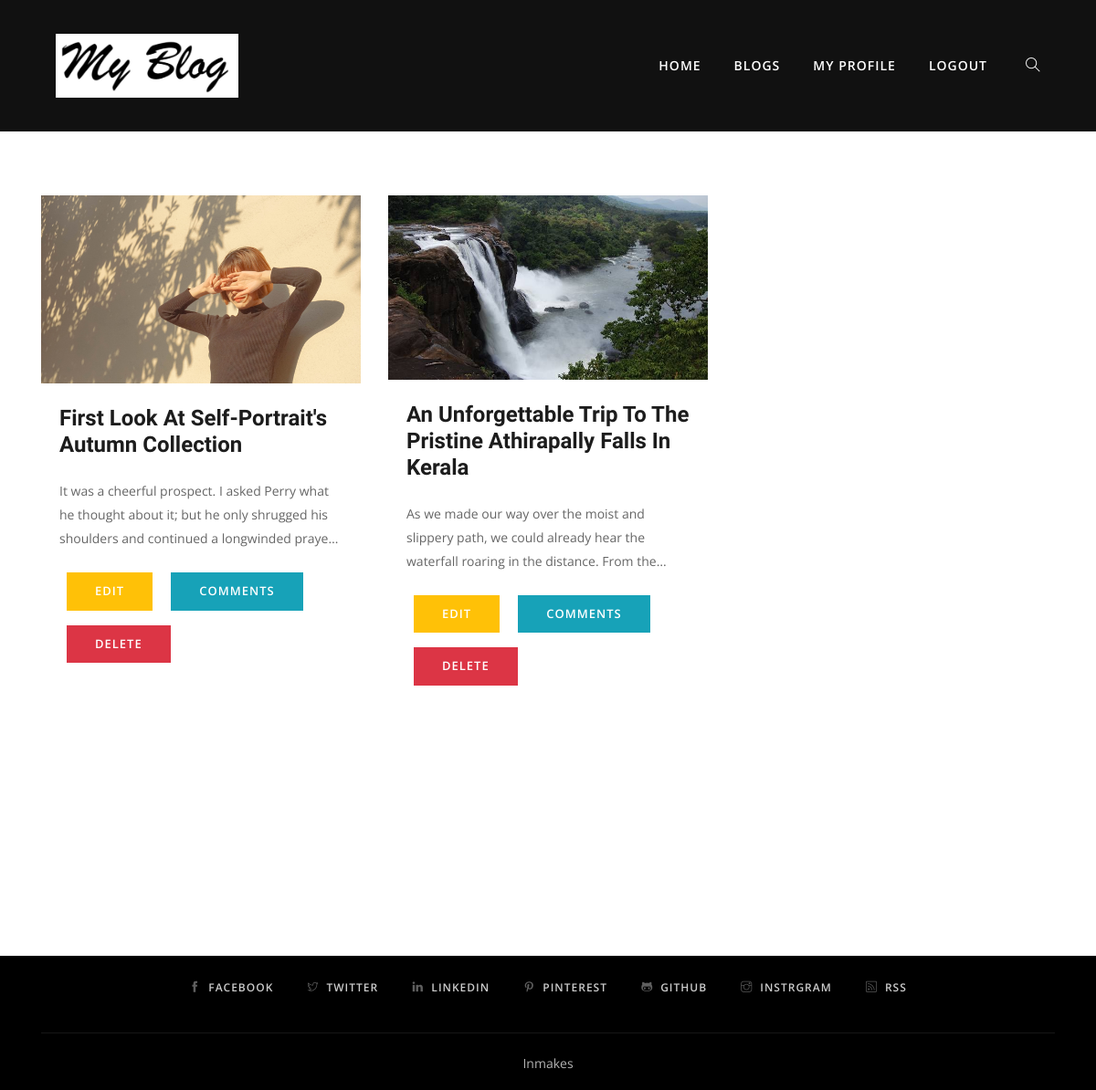
The page /blogUser/BlogsActions/ (signed in) on the database its author committed.
### Userapp/models.py (models this page shows, shortened)
class UserBlogs(models.Model):
    title = models.CharField(max_length=200,null=True)
    blog_image = models.ImageField(upload_to='blog_media', null=True)
    description = models.TextField(max_length=10000, null=True)
    username = models.CharField(max_length=200, null=True)
    status = models.CharField(default='True',max_length=100,null=True)

### Userapp/views.py (the view)
# urls.py: path('BlogsActions/',views.BlogsActions,name='BlogsActions'),
@login_required()
def BlogsActions(request):
    username = request.session['username']
    blogs = []
    if request.user.is_authenticated:
        blogs = UserBlogs.objects.filter(username=username)
    else:
        messages.error(request, 'Please login first')
    return render(request,'blogUser/BlogsActions.html',{'username':username,'blogs':blogs})

### Templates/blogUser/BlogsActions.html (shortened to what this page needs)
{% extends 'blogUser/userindex.html' %}
{% load static %}
{% block content %}
    <section class="section-padding">
        <div class="container">
            <div class="row">
                <div class="col-lg-12 col-md-12 col-sm-12 col-xs-12">
                    <div class="row">
                          {% for blog in blogs %}
                                <div class="col-lg-4 col-md-6 col-sm-6">
                                    <article class="post-grid mb-5 ">
                                        <img src="{{ blog.blog_image.url }}" alt="" class="img-fluid w-100">
                                        <div class="post-content-grid">
                                            <h3 class="post-title mt-1">{{ blog.title }}</h3>
                                            <div class="cutoff-text">
                                                <p class="cutoff-text">{{ blog.description }}</p>
                                            </div>
                                          <a href="{% url 'editBlog' blog.id %}" class="btn btn-warning m-2">Edit</a>
                                          <a href="{% url 'blogComments' blog.id %}" class="btn btn-info m-2">Comments</a>
                                          <a href="{% url 'deleteBlog' blog.id %}" class="btn btn-danger m-2">Delete</a>
                                        </div>
                                    </article>
                                </div>
                          {% endfor %}
                    </div>
                </div>
            </div>
        </div>
    </section>
{% endblock %}

### static/assets/css/style_home.css (style rules this page uses)
body, p { font-family: "Open Sans", sans-serif; line-height: 26px; font-size: 16px; text-rendering: optimizeLegibility; color: #666; font-weight: 400; }
html { overflow-x: hidden; width: 100%; height: 100%; }
h1, .h1, h2, .h2, h3, .h3, h4, .h4, h5, .h5, h6, .h6 { color: #1c1c1c; font-weight: 600; font-family: "Unna", serif; }
h3, .h3 { font-size: 24px; font-weight: 700; }
body { background: #fff; color: #575769; }
html, body { height: 100%; }
a { transition: all 0.3s ease-in-out; color: #000; }
a:link, a:visited { text-decoration: none; }
.section-padding { padding: 70px 0; position: relative; }
.btn { border-radius: 0px; padding: 10px 30px; font-weight: 600; text-transform: uppercase; color: #fff; transition: 350ms; letter-spacing: 1px; font-size: 13px; border: 1px solid transparent; }
.post-content-grid { padding: 20px; }
.post-content-grid p { font-size: 14px; margin-top: 15px; }
.post-title { text-transform: capitalize; }

### Templates/blogUser/BlogsActions.html (style rules this page uses)
.cutoff-text { --max-lines: 3; display: -webkit-box; overflow: hidden; -webkit-box-orient: vertical; -webkit-line-clamp: var(--max-lines); }

### rows shown on the page
UserBlogs: blog_image (picture), title "First Look At Self-Portrait's Autumn Collection", description "It was a cheerful prospect. I asked Perry what he thought about it; but he only shrugged his shoulders and continued a longwinded…"
UserBlogs: blog_image (picture), title "An Unforgettable Trip To The Pristine Athirapally Falls In Kerala", description "As we made our way over the moist and slippery path, we could already hear the waterfall roaring in the distance. From…"
